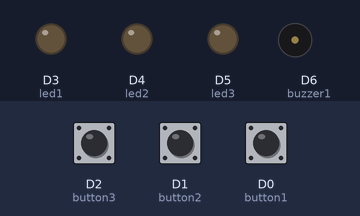
A sketch run on a simulated ESP8266 (NodeMCU). Shown: output pins drawn as LEDs (lit = HIGH), buzzer (waves = sounding). Inputs (shaded band) come from the test bench; at power-on: D2 (button3) HIGH, D1 (button2) HIGH, D0 (button1) HIGH. Random numbers use the default seed unless the sketch sets one.

Above: at 1.2 s.
1.3 s: D2 (button3) pulled LOW for 0.15 s
At 2.4 s:
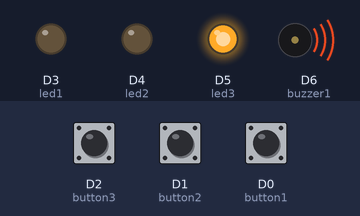
4.3 s: D1 (button2) pulled LOW for 0.15 s
At 6.1 s:
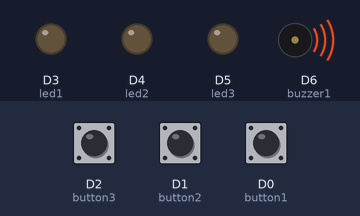
7.4 s: D2 (button3) pulsed LOW 5 times (0.12 s each, 0.3 s apart)
At 9.3 s:
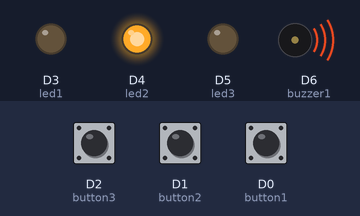
11.0 s: D2 (button3) pulled LOW for 1 s
At 12.4 s:
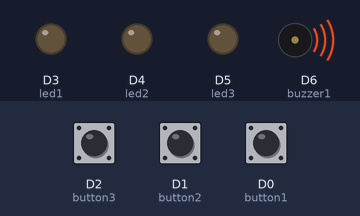
Timing chart, 0 to 16.0 s (numbered marks = the images above; inputs shaded):
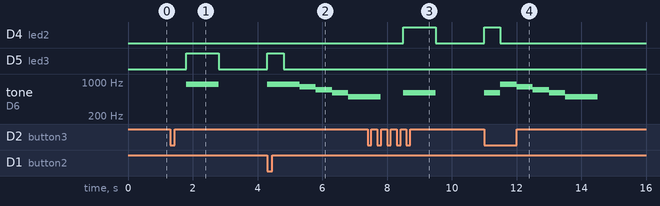

The sketch:

echo.ino
```cpp
int button1 = D0;
int button2 = D1;
int button3 = D2;

int led1 = D3;
int led2 = D4;
int led3 = D5;
int leds[] = {led1, led2, led3};

int buzzer1 = D6;

bool gameStarted = false;
int round = 0;

int sequence[100]; // win at 100
int inputIndex = 0;

void newRound(){
  delay(500);

  int newColour = random(3);
  sequence[round-1] = newColour;
  for (int i = 0; i < round; i++){
    int currentColour = sequence[i];
    int frequency = (currentColour+1) * 300;
    tone(buzzer1, frequency, 1000);
    digitalWrite(leds[currentColour], HIGH);
    delay(1000);
    digitalWrite(leds[currentColour], LOW);
    if (i != (round-1)){
      delay(500);
    }
  }
}

void loseTune(){
  tone(buzzer1, 900, 500);
  delay(500);
  tone(buzzer1, 800, 500);
  delay(500);
  tone(buzzer1, 700, 500);
  delay(500);
  tone(buzzer1, 600, 500);
  delay(500);
  tone(buzzer1, 500, 1000);
  delay(1000);
}

void victoryTune(){
  tone(buzzer1, 500, 500);
  delay(500);
  tone(buzzer1, 600, 500);
  delay(500);
  tone(buzzer1, 700, 500);
  delay(500);
  tone(buzzer1, 800, 500);
  delay(500);
  tone(buzzer1, 900, 500);
  delay(500);
  tone(buzzer1, 900, 500);
  delay(500);
  tone(buzzer1, 900, 500);
  delay(500);
}

void waitForRelease() {
  while (
    digitalRead(button1) == LOW ||
    digitalRead(button2) == LOW ||
    digitalRead(button3) == LOW
  ) {
    delay(5);
  }

  delay(20);
}

void setup() {
  pinMode(button1, INPUT_PULLUP);
  pinMode(button2, INPUT_PULLUP);
  pinMode(button3, INPUT_PULLUP);

  pinMode(led1, OUTPUT);
  pinMode(led2, OUTPUT);
  pinMode(led3, OUTPUT);

  pinMode(buzzer1, OUTPUT);

  Serial.begin(9600);

  randomSeed(analogRead(0));
}

void loop() {
  if (gameStarted == false) {
    if (digitalRead(button1) == LOW || digitalRead(button2) == LOW || digitalRead(button3) == LOW){
      round = 1;
      gameStarted = true;
      newRound();
      inputIndex = 0;
      waitForRelease();
    }
  } else {
    bool buttonPressed = false;
    int pressedButton = 0;
    if (digitalRead(button1) == LOW){
      buttonPressed = true;
      pressedButton = 0;
    } else if (digitalRead(button2) == LOW){
      buttonPressed = true;
      pressedButton = 1;
    } else if (digitalRead(button3) == LOW){
      buttonPressed = true;
      pressedButton = 2;
    }

    if (buttonPressed == true){
      int frequency = (pressedButton+1)*300;
      if (sequence[inputIndex] == pressedButton){
        inputIndex += 1;
        tone(buzzer1, frequency, 500);
        digitalWrite(leds[pressedButton], HIGH);
        delay(500);
        digitalWrite(leds[pressedButton], LOW);
        waitForRelease();
        if (inputIndex == round){
          if (round == 100){
            victoryTune();
            gameStarted = false;
            return;
          }
          round += 1;
          inputIndex = 0;
          newRound();
        }
      } else {
        for (int i = 0; i < round; i++){
          int currentColour = sequence[i];
          int frequency = (currentColour+1) * 300;
          tone(buzzer1, frequency, 500);
          digitalWrite(leds[currentColour], HIGH);
          delay(500);
          digitalWrite(leds[currentColour], LOW);
          if (i != (round-1)){
            delay(250);
          }
        }
        loseTune();
        gameStarted = false;
      }
    }

    waitForRelease();
  }
}
```

Measured:
- after the input at 1.3 s, D5 (led3): LOW → HIGH after 0.50 s, → LOW 1.0 s later; tone on D6 (buzzer1): silent → 900 Hz after 0.50 s, → silent 1.0 s later
- after the input at 4.3 s, D5 (led3): LOW → HIGH at once, → LOW 0.50 s later; tone on D6 (buzzer1): plays 900 Hz for 1.0 s, 800 Hz for 0.50 s, 700 Hz for 0.50 s, 600 Hz for 0.50 s, 500 Hz for 0.60 s, starting at once
- after the input at 7.4 s, D4 (led2): LOW → HIGH after 1.1 s, → LOW 1.0 s later
- after the input at 11.0 s, D4 (led2): LOW → HIGH at once, → LOW 0.50 s later; tone on D6 (buzzer1): plays 600 Hz for 0.50 s, 900 Hz for 0.50 s, 800 Hz for 0.50 s, 700 Hz for 0.50 s, 600 Hz for 0.50 s, 500 Hz for 1.0 s, starting at once
